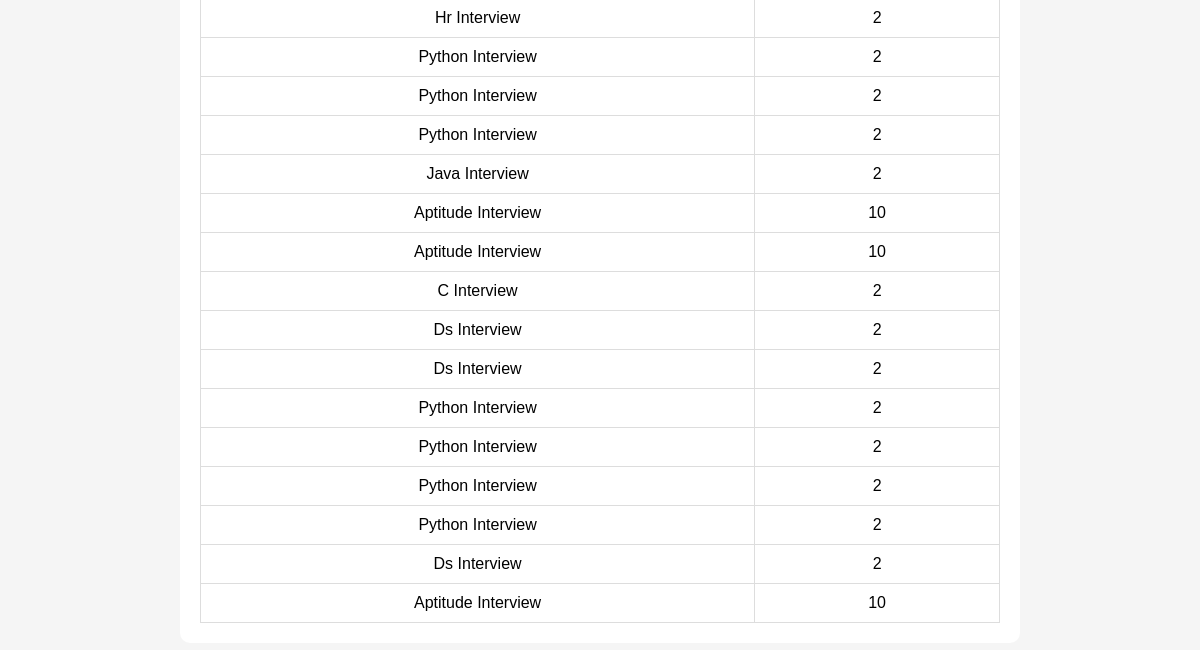
Before: /history (lower part) with the older database file.
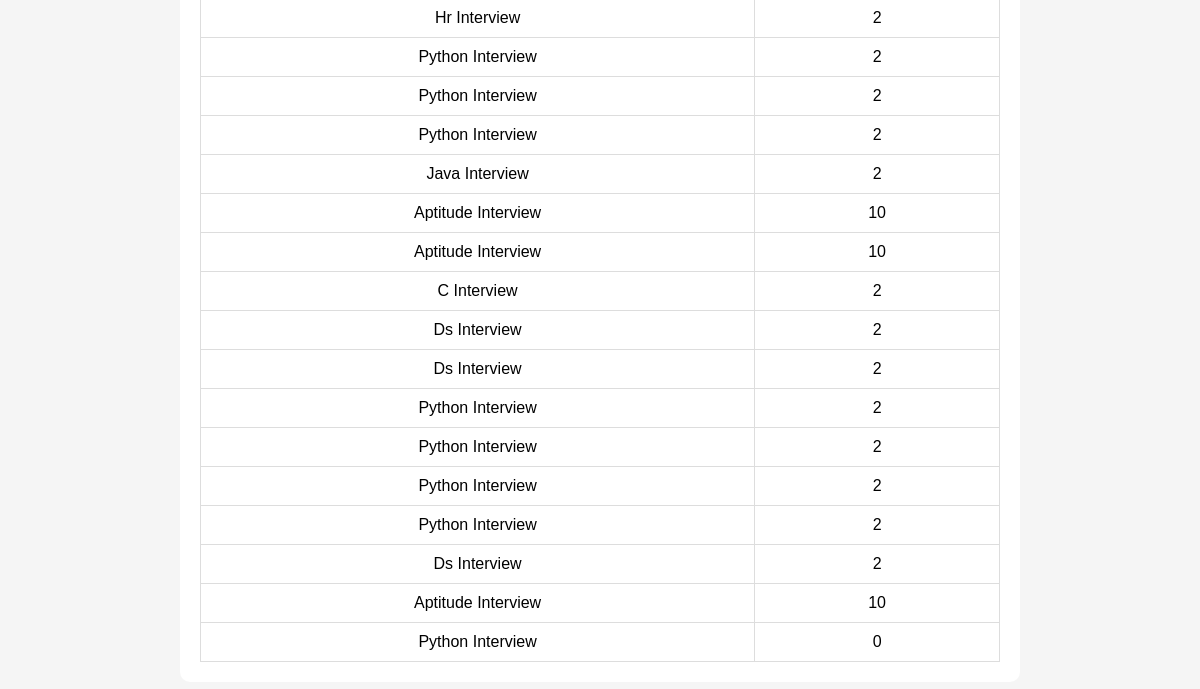
After: the same page with the newer database file.
### tables this page shows
CREATE TABLE interview_results(
    id INTEGER PRIMARY KEY AUTOINCREMENT,
    email TEXT,
    interview_type TEXT,
    score INTEGER
);

### app.py (the view)
@app.route('/history')
def history():
    conn = sqlite3.connect('database/users.db')
    cursor = conn.cursor()
    cursor.execute(
    "SELECT interview_type,score FROM interview_results"
    )
    data = cursor.fetchall()
    conn.close()
    return render_template(
    'history.html',
    records=data
    )

### templates/history.html (shortened to what this page needs)
<!DOCTYPE html>
<html>
<head>
</head>
<body>
<div class="container">
    <table>
        <tbody>
            {% for row in records %}
            <tr>
                <td>{{ row[0] }}</td>
                <td>{{ row[1] }}</td>
            </tr>
            {% endfor %}
        </tbody>
    </table>
</div>
</body>
</html>

### templates/history.html (style rules this page uses)
body { font-family: Arial; background: #f5f5f5; padding: 20px; }
.container { max-width: 800px; margin: auto; background: white; padding: 20px; border-radius: 10px; }
table { width: 100%; border-collapse: collapse; margin-top: 20px; }

Changed rows visible on the page:
added interview_results: interview_type "Python Interview", score "0"
